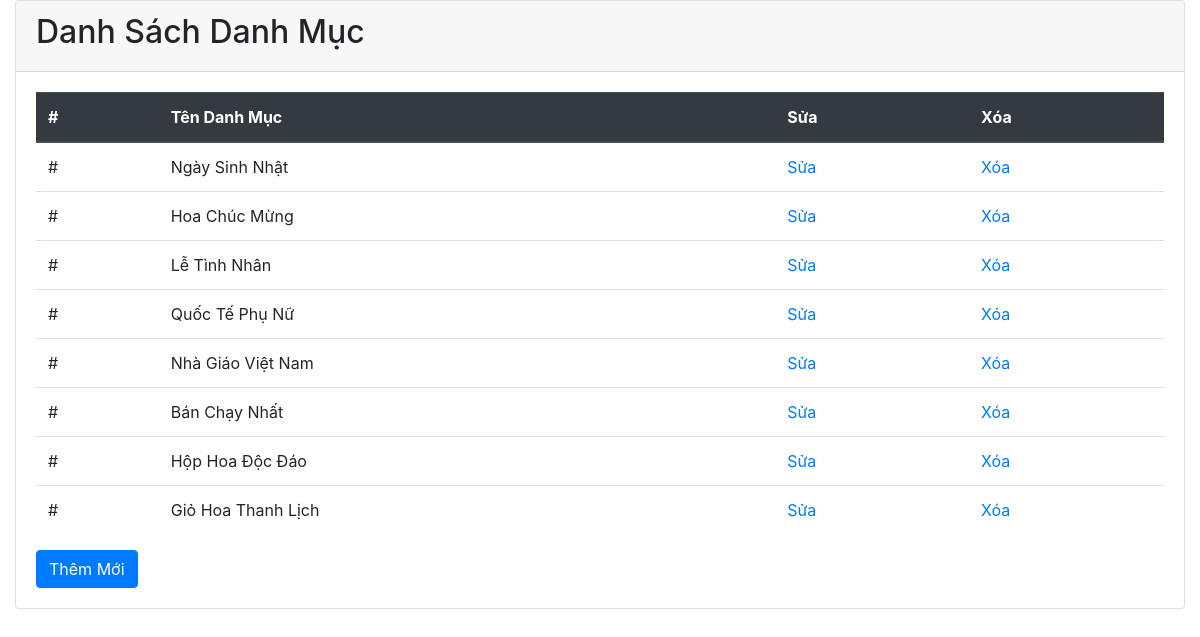
The page /admin/category/index.php on the database its author committed.
### tables this page shows
CREATE TABLE `category` (
  `id_category` int(11) NOT NULL,
  `name` varchar(50) NOT NULL,
  `created_at` datetime DEFAULT NULL,
  `updated_at` datetime DEFAULT NULL
);

### admin/category/danhsach.php (the view, shortened to what this page needs)
<?php
include_once "connect_db.php";
$category = mysqli_query($conn,"SELECT * FROM category");
?>
<div class="container-fluid">
    <div class="card">
        <div class="card-header">
            <h2>Danh Sách Danh Mục</h2>
        </div>
        <div class="card-body">
            <table class="table">
                <thead class="thead-dark">
                    <tr>
                        <th>#</th>
                        <th>Tên Danh Mục</th>
                        <th>Sửa</th>
                        <th>Xóa</th>
                    </tr>
                </thead>
                <tbody>
                    <?php foreach ($category as $key => $value) {?>
                       <tr>
                           <td>#</td>
                           <td><?php echo $value['name']; ?></td>
                           <td><a href="index.php?page_layout=sua">Sửa</a></td>
                           <td> <a href="index.php?page_layout=xoa">Xóa</a></td>
                       </tr>
                    <?php }?>
                </tbody>
            </table>
            <a class="btn btn-primary" href="index.php?page_layout=them">Thêm Mới</a>
        </div>
    </div>
</div>

### rows shown on the page
category: name "Ngày Sinh Nhật"
category: name "Hoa Chúc Mừng"
category: name "Lễ Tình Nhân"
category: name "Quốc Tế Phụ Nữ"
category: name "Nhà Giáo Việt Nam"
category: name "Bán Chạy Nhất"
category: name "Hộp Hoa Độc Đáo"
category: name "Giỏ Hoa Thanh Lịch"
